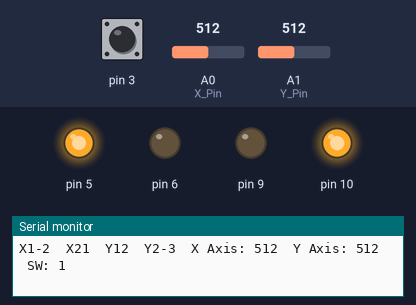
Simulated run of this sketch. Board: Arduino Uno, built with avr-gcc and run on an emulated ATmega328P. Shown: output pins drawn as LEDs (lit = HIGH), the last lines printed to the serial monitor. The test bench sets the inputs (shaded band); at power-on: A0 (X_Pin) = 512, A1 (Y_Pin) = 512, pin 3 HIGH.

Above: at 1.2 s.
1.3 s: A0 (X_Pin) set to 716
At 2.1 s:
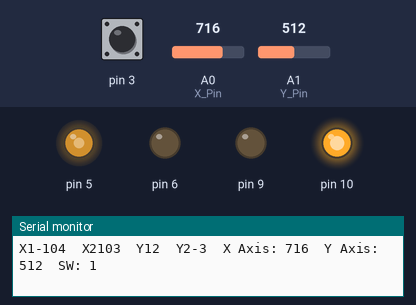
2.9 s: A1 (Y_Pin) set to 517
At 4.2 s:
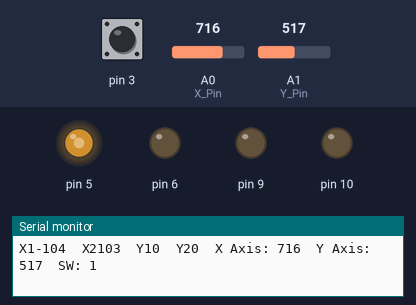
4.5 s: A1 (Y_Pin) set to 716
At 5.3 s:
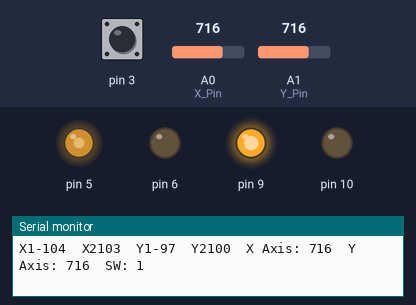
6.1 s: A0 (X_Pin) set to 700
At 7.5 s:
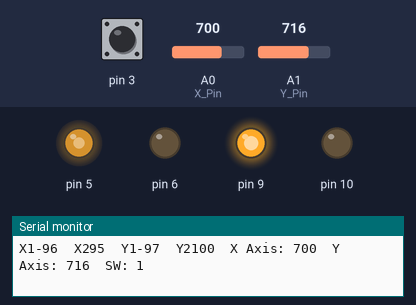
7.8 s: A0 (X_Pin) set to 511
At 8.5 s:
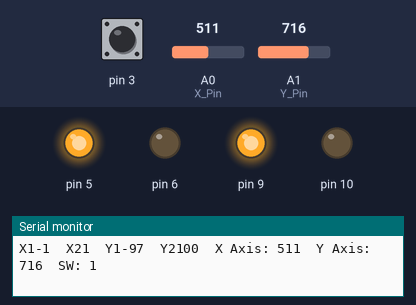
9.4 s: A0 (X_Pin) set to 322
At 10.7 s:
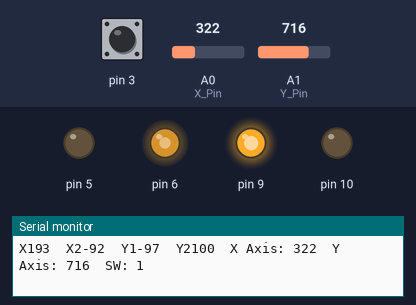
11.0 s: A0 (X_Pin) set to 298
Timing chart, 0 to 13.6 s (numbered marks = the images above; inputs shaded):
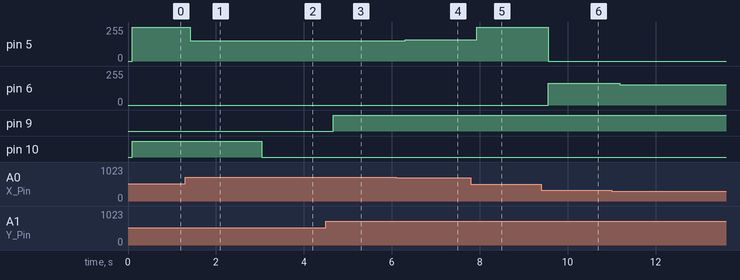

The sketch:

Controlling_8_LED_using_joy_stick.ino
```cpp
int X_Pin = A0;
int Y_Pin = A1;
int X1;
int X2;
int Y1;
int Y2;


void setup() {

  Serial.begin (9600);
  pinMode (A0, INPUT);
  pinMode (A1, INPUT);
  pinMode (3, INPUT_PULLUP);
  pinMode (5,OUTPUT);
  pinMode (6,OUTPUT);
  pinMode (9,OUTPUT);
  pinMode (10,OUTPUT);
}

void loop() {

  int X_data = analogRead (A0);
  int Y_data = analogRead (A1);
  int SW = digitalRead(3);


  Serial.print("X Axis: ");
  Serial.print(X_data);
  Serial.print("\t");
  Serial.print("Y Axis: ");
  Serial.print(Y_data);
  Serial.print("\t");
  Serial.print("SW: ");
  Serial.println(SW);
  delay (100);

  X1=map(X_data,508,0,0,255);
  X2=map(X_data,508,1021,0,255);

  Y1=map(Y_data,518,0,0,255);
  Y2=map(Y_data,518,1022,0,255);


  Serial.print("X1");
  Serial.print(X1);
  Serial.print("\t");
  Serial.print("X2");
  Serial.print(X2);
  Serial.print("\t");
  Serial.print("Y1");
  Serial.print(Y1);
  Serial.print("\t");
  Serial.print("Y2");
  Serial.print(Y2);
  Serial.print("\t");


  if (X1>0) {
    X1=0;
    }

  if (X2>0) {
    X2=0;
    }

  if (Y1>0) {
    Y1=0;
    }

  if (Y2>0) {
    Y2=0;
    }

 analogWrite(5,X1);
 analogWrite(6,X2);
 analogWrite(9,Y1);
 analogWrite(10,Y2);
}
```

Measured:
- the behaviour switches between 516 and 517 on A1 (Y_Pin) (found by bisection; images 1 and 2)
- after the input at 1.3 s, pin 5: 254/255 → 152/255 after 0.12 s
- after the input at 2.9 s, pin 10: HIGH → LOW after 0.15 s
- after the input at 4.5 s, pin 9: LOW → HIGH after 0.17 s
- after the input at 6.1 s, pin 5: 152/255 → 160/255 after 0.20 s
- after the input at 7.8 s, pin 5: 160/255 → 255/255 after 0.13 s
- after the input at 9.4 s, pin 5: 255/255 → 0/255 after 0.15 s; pin 6: 0/255 → 164/255 after 0.15 s
- after the input at 11.0 s, pin 6: 164/255 → 152/255 after 0.18 s
